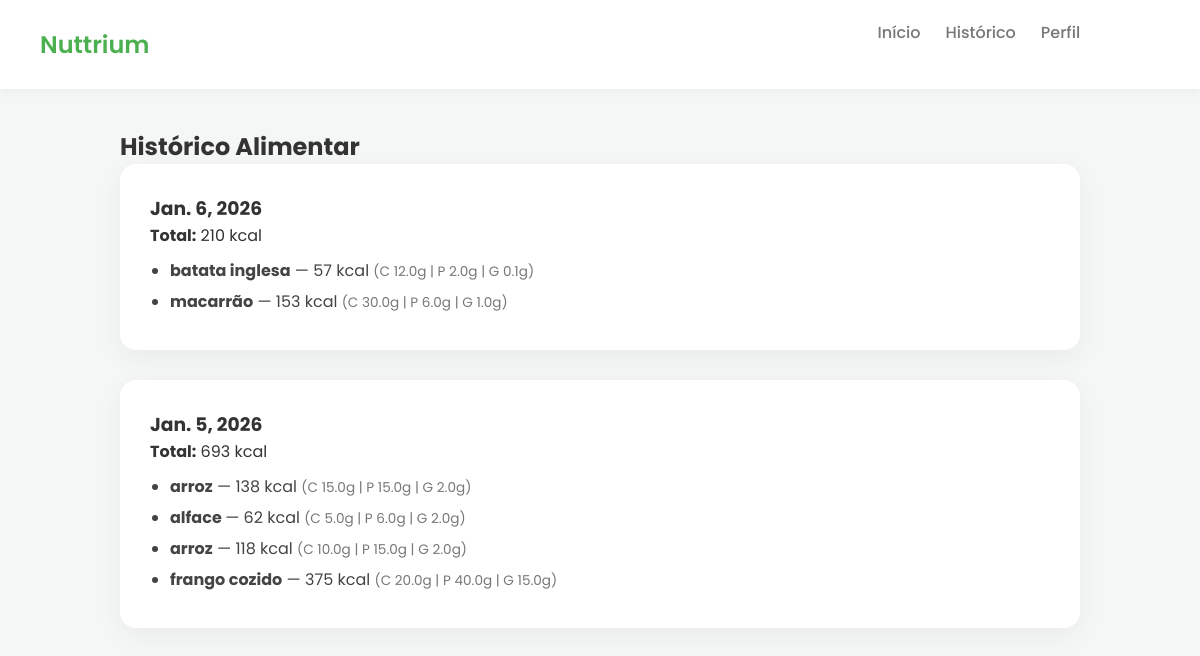
The page /historico/ (signed in) on the database its author committed.
### alimentacao/models.py (models this page shows, shortened)
class Refeicao(models.Model):
    user = models.ForeignKey(User, on_delete=models.CASCADE)
    nome = models.CharField(max_length=100)
    carboidratos = models.FloatField()
    proteinas = models.FloatField()
    gorduras = models.FloatField()
    data = models.DateField(auto_now_add=True)
    def calorias(self):
        return self.carboidratos * 4 + self.proteinas * 4 + self.gorduras * 9

### alimentacao/views.py (the view)
# urls.py: path('historico/', views.historico, name='historico'),
@login_required
def historico(request):
    refeicoes = Refeicao.objects.filter(user=request.user).order_by("-data")
    dias = defaultdict(list)
    for r in refeicoes:
        dias[r.data].append(r)
    historico_formatado = []
    for data, itens in dias.items():
        total = sum(r.calorias() for r in itens)
        historico_formatado.append({
            "data": data,
            "total": total,
            "itens": itens
        })
    return render(request, "historico.html", {
        "dias": historico_formatado
    })

### alimentacao/templates/historico.html
{% extends 'base.html' %}
{% block content %}
<h2>Histórico Alimentar</h2>
{% for dia in dias %}
  <div class="card">
    <h3>{{ dia.data }}</h3>
    <p><strong>Total:</strong> {{ dia.total|floatformat:0 }} kcal</p>
    <ul class="lista-alimentos">
      {% for r in dia.itens %}
        <li>
          <strong>{{ r.nome }}</strong> —
          {{ r.calorias|floatformat:0 }} kcal
          <span class="macros">
            (C {{ r.carboidratos }}g |
             P {{ r.proteinas }}g |
             G {{ r.gorduras }}g)
          </span>
        </li>
      {% endfor %}
    </ul>
  </div>
{% empty %}
  <p>Nenhum registro ainda.</p>
{% endfor %}
{% endblock %}

### alimentacao/static/css/styles.css (style rules this page uses)
:root { --verde: #4CAF50; --verde-escuro: #16771b; --fundo: #f4f7f6; --card: #ffffff; --texto: #333; --cinza: #777; }
* { margin: 0; padding: 0; box-sizing: border-box; font-family: 'Poppins', sans-serif; }
body { background: var(--fundo); color: var(--texto); }
.card { background: var(--card); padding: 30px; border-radius: 16px; box-shadow: 0 8px 30px rgba(0,0,0,.05); margin-bottom: 30px; }
.lista-alimentos { margin-top: 10px; padding-left: 20px; }
.lista-alimentos li { margin-bottom: 6px; color: #444; }
.macros { color: #777; font-size: 0.85rem; }

### rows shown on the page
Refeicao: data "Jan. 6, 2026", nome "batata inglesa", calorias "57", carboidratos "12.0", proteinas "2.0", gorduras "0.1"
Refeicao: nome "macarrão", calorias "153", carboidratos "30.0", proteinas "6.0", gorduras "1.0"
Refeicao: data "Jan. 5, 2026", nome "arroz", calorias "138", carboidratos "15.0", proteinas "15.0", gorduras "2.0"
Refeicao: nome "alface", calorias "62", carboidratos "5.0", proteinas "6.0", gorduras "2.0"
Refeicao: nome "arroz", calorias "118", carboidratos "10.0", proteinas "15.0", gorduras "2.0"
Refeicao: nome "frango cozido", calorias "375", carboidratos "20.0", proteinas "40.0", gorduras "15.0"

### other values the page prints
{{ dia.total|floatformat:0 }} "210" "693"
